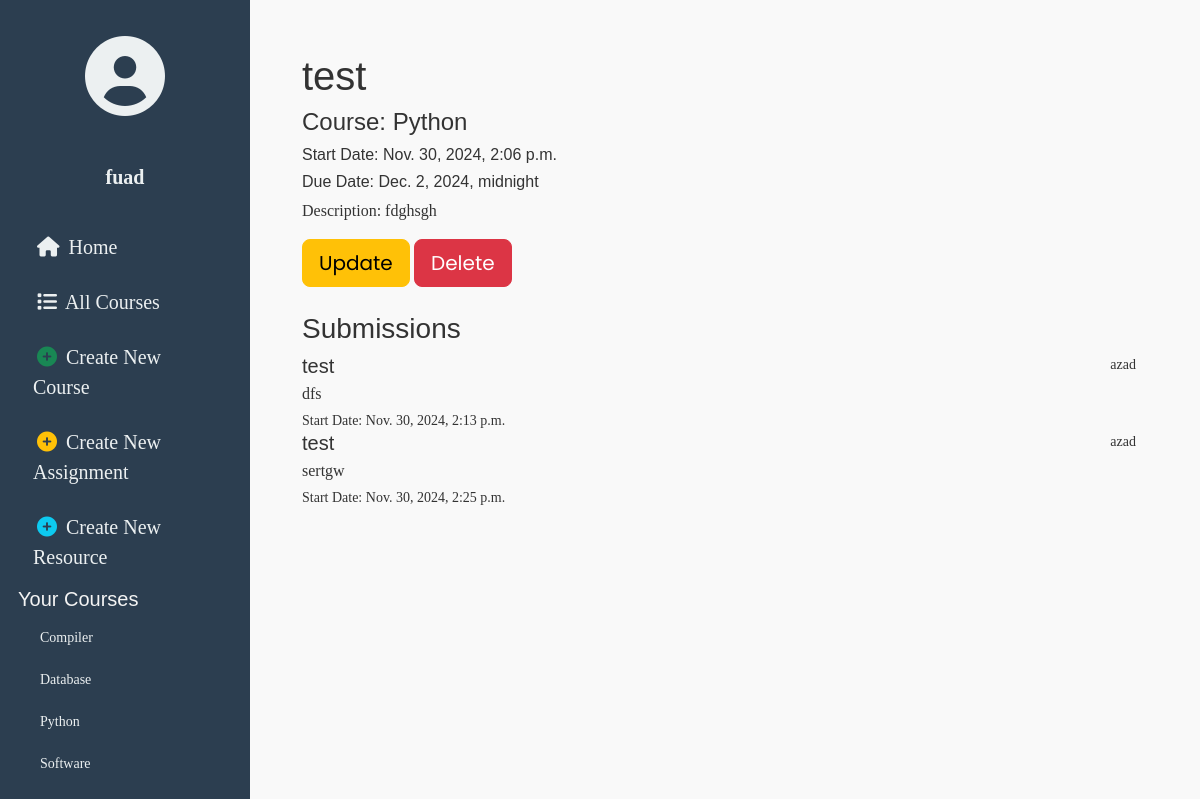
The app's page /assignments/detail/1/ (signed in) with its own data.
### users/models.py (models this page shows)
class User(auth.models.AbstractUser):
    USER_TYPE_CHOICES = (
        (1, 'Student'),
        (2, 'Teacher')
    )
    user_type = models.PositiveIntegerField(choices=USER_TYPE_CHOICES, default=1)

### courses/models.py (models this page shows, shortened)
class Course(models.Model):
    course_name = models.CharField(max_length=200)
    course_description = models.TextField()
    teacher = models.ForeignKey(User, related_name="course", on_delete=models.CASCADE)
    students = models.ManyToManyField(User, through='Enrollment', related_name="student_course")
    def __str__(self):
        return str(self.course_name)
    class Meta:
        ordering = ['course_name']

### assignments/models.py (models this page shows, shortened)
class Assignment(models.Model):
    assignment_name = models.CharField(max_length=200, blank=False)
    assignment_description = models.TextField(blank=False)
    start_date = models.DateTimeField(default=timezone.now)
    due_date = models.DateTimeField(blank=True)
    course = models.ForeignKey(Course, on_delete=models.CASCADE)

class SubmitAssignment(models.Model):
    author = models.ForeignKey(User, related_name='assignment', on_delete=models.CASCADE)
    topic = models.CharField(max_length=200, blank=False)
    description = models.TextField(blank=False)
    assignment_file = models.FileField(blank=False, upload_to='assignments')
    submitted_date = models.DateTimeField(default=timezone.now)
    assignment_ques = models.ForeignKey(Assignment, related_name="question", on_delete=models.CASCADE, null=True)
    graded = models.BooleanField(default=False)
    grade = models.IntegerField(
        default=0,
        validators=[
            MaxValueValidator(100),
            MinValueValidator(0)
        ]
    )

### assignments/views.py (the view)
# urls.py: url(r'^detail/(?P<pk>[-\w]+)/$', views.AssignmentDetail.as_view(), name='detail'),
class AssignmentDetail(LoginRequiredMixin, generic.DetailView):
    model = Assignment
    def get_context_data(self, **kwargs):
        course_obj = Course.objects.filter(students=self.request.user.id)
        context = super(AssignmentDetail, self).get_context_data(**kwargs)
        context['course'] = course_obj
        assignment = Assignment.objects.filter(pk=self.kwargs['pk'])
        assignment_object = get_object_or_404(assignment)
        context['duedate'] = assignment_object.due_date
        context['time'] = timezone.now()
        submitassignment = SubmitAssignment.objects.filter(assignment_ques=self.kwargs['pk'])
        context['submitted'] = submitassignment
        self.request.session['assignment'] = self.kwargs['pk']
        return context

### courses/context_processors.py (called while the page is built)
def courses_processor(request):
    course = Course.objects.all()
    return {'list_courses': course}

### assignments/templates/assignments/assignment_detail.html (shortened to what this page needs)
{% extends 'assignments/assignment_base.html' %}
{% load bootstrap4 %}
{% block main_content %}
    <div class="container">
        <h1>{{assignment.assignment_name}}</h1>
        <h4>Course: {{assignment.course}}</h4>
        <h6>Start Date: {{assignment.start_date}}</h6>
        <h6>Due Date: {{assignment.due_date}}</h6>
        <p>Description: {{assignment.assignment_description}}</p>
        {% if user.user_type == 2 %}
            <a href="{% url 'assignments:update' pk=assignment.pk %}" class="btn btn-warning btn-lg">Update</a>
            <a href="{% url 'assignments:delete' pk=assignment.pk %}" class="btn btn-danger btn-lg">Delete</a>
            <div class="submissions">
            <h3>Submissions</h3>
            {% for submissions in submitted %}
                <a href="{% url 'assignments:submit_detail' pk=submissions.pk %}" class="list-group-item list-group-item-action">
                    <div class="d-flex w-100 justify-content-between">
                    <h5 class="mb-1">{{submissions.topic}}</h5>
                    <small>{{submissions.author}}</small>
                    </div>
                    <p class="mb-1">
                    {{submissions.description}}
                    </p>
                    <small>Start Date: {{submissions.submitted_date}}</small><br>
                </a>
            {% empty %}
                <h6>No Submissions</h6>
            {% endfor %}
            </div>
        {% endif %}
    </div>
{% endblock main_content %}

### templates/base.html (shortened to what this page needs)
{% load static %}
<html lang="en">
  <head>
    <link
      href="https://cdn.jsdelivr.net/npm/bootstrap@5.3.0-alpha3/dist/css/bootstrap.min.css"
      rel="stylesheet"
    />
    <link
      rel="stylesheet"
      href="https://cdnjs.cloudflare.com/ajax/libs/font-awesome/6.0.0-beta3/css/all.min.css"
    />
    <link rel="stylesheet" href="{% static 'django_lms/css/master.css' %}" />
  </head>
  <body>
    <div class="sidenav">
      <div class="side-items">
        <div class="side-element">
          <i class="fa-solid fa-circle-user fa-5x"></i>
        </div>
        {% if user.is_authenticated %}
        <a href="{% url 'profile' pk=user.pk %}" class="sidemenu side-element">
          <strong>{{ user }}</strong>
        </a>
        <a href="{% url 'home' %}"><i class="fas fa-home"></i> Home</a>
        <a href="{% url 'courses:list' %}"
          ><i class="fas fa-list"></i> All Courses</a
        >
        {% if user.user_type == 1 %}
        <h5 class="sidemenu">Your Courses</h5>
        {% for course in list_courses %} {% if user in course.students.all %}
        <div class="course-item">
          <a href="{% url 'courses:detail' pk=course.pk %}">{{ course }}</a>
        </div>
        {% endif %} {% endfor %} {% else %}
        <a href="{% url 'courses:create' %}">
          <i class="fas fa-plus-circle text-success"></i> Create New Course
        </a>
        <a href="{% url 'assignments:create' %}">
          <i class="fas fa-plus-circle text-warning"></i> Create New Assignment
        </a>
        <a href="{% url 'resources:create' %}">
          <i class="fas fa-plus-circle text-info"></i> Create New Resource
        </a>
        <h5 class="sidemenu">Your Courses</h5>
        {% for course in list_courses %} {% if user.id == course.teacher.id %}
        <div class="course-item">
          <a href="{% url 'courses:detail' pk=course.pk %}">{{ course }}</a>
        </div>
        {% endif %} {% endfor %} {% endif %}
        <a href="{% url 'users:logout' %}" class="sidemenu">
        </a>
        {% endif %}
      </div>
    </div>
    <div class="content">
      {% block body_content %} {% endblock body_content %}
    </div>
  </body>
</html>

### static/django_lms/css/master.css (style rules this page uses)
.sidenav { height: 100%; width: 20%; position: fixed; z-index: 1; top: 0; left: 0; background-color: #111; overflow-x: hidden; padding-top: 20px; }
h1, h2, h3, h4, h5, h6 { font-family: 'DM Sans', sans-serif; }
p, a { font-family: 'Raleway', 'sans-serif'; }
.sidenav a { padding: 6px 8px 6px 16px; text-decoration: none; font-size: 20px; color: #999999; display: block; }
.content { margin-top: 2em; margin-left: 22%; margin-bottom: 2em; margin-right: 2em; }
.sidemenu { display: block; color: #f4f4f4; }
.side-element { text-align: center; }
i { margin: 0.2em; }
.side-items { margin-left: 0.5em; margin-right: 0.5em; }
.course-item a { font-size: 18px; }
.card-deck, .assignments, .submissions, .grade { margin:3% 0% 3% 0% }

### templates/base.html (style rules this page uses)
body { font-family: "Poppins", sans-serif; background-color: #f9f9f9; color: #333; }
.sidenav { background-color: #2c3e50; color: white; min-height: 100vh; padding: 20px 10px; position: fixed; width: 250px; }
.sidenav a { color: #ecf0f1; text-decoration: none; display: block; padding: 10px 15px; margin: 5px 0; border-radius: 5px; transition: background-color 0.3s ease; }
.sidenav .side-element { text-align: center; margin-bottom: 20px; }
.sidenav .side-element i { color: #ecf0f1; }
.content { margin-left: 270px; padding: 20px; }
.course-item a { color: #ecf0f1; font-size: 14px; margin-left: 10px; display: block; padding: 8px 12px; }

### records on screen
User: username "fuad"
Course: course_name "Compiler"
Course: course_name "Database"
Course: course_name "Python"
Course: course_name "Software"
Assignment: assignment_name "test", course "Python", start_date "Nov. 30, 2024, 2:06 p.m.", due_date "Dec. 2, 2024, midnight", assignment_description "fdghsgh"
SubmitAssignment: topic "test", author "azad", description "dfs", submitted_date "Nov. 30, 2024, 2:13 p.m."
SubmitAssignment: topic "test", author "azad", description "sertgw", submitted_date "Nov. 30, 2024, 2:25 p.m."
